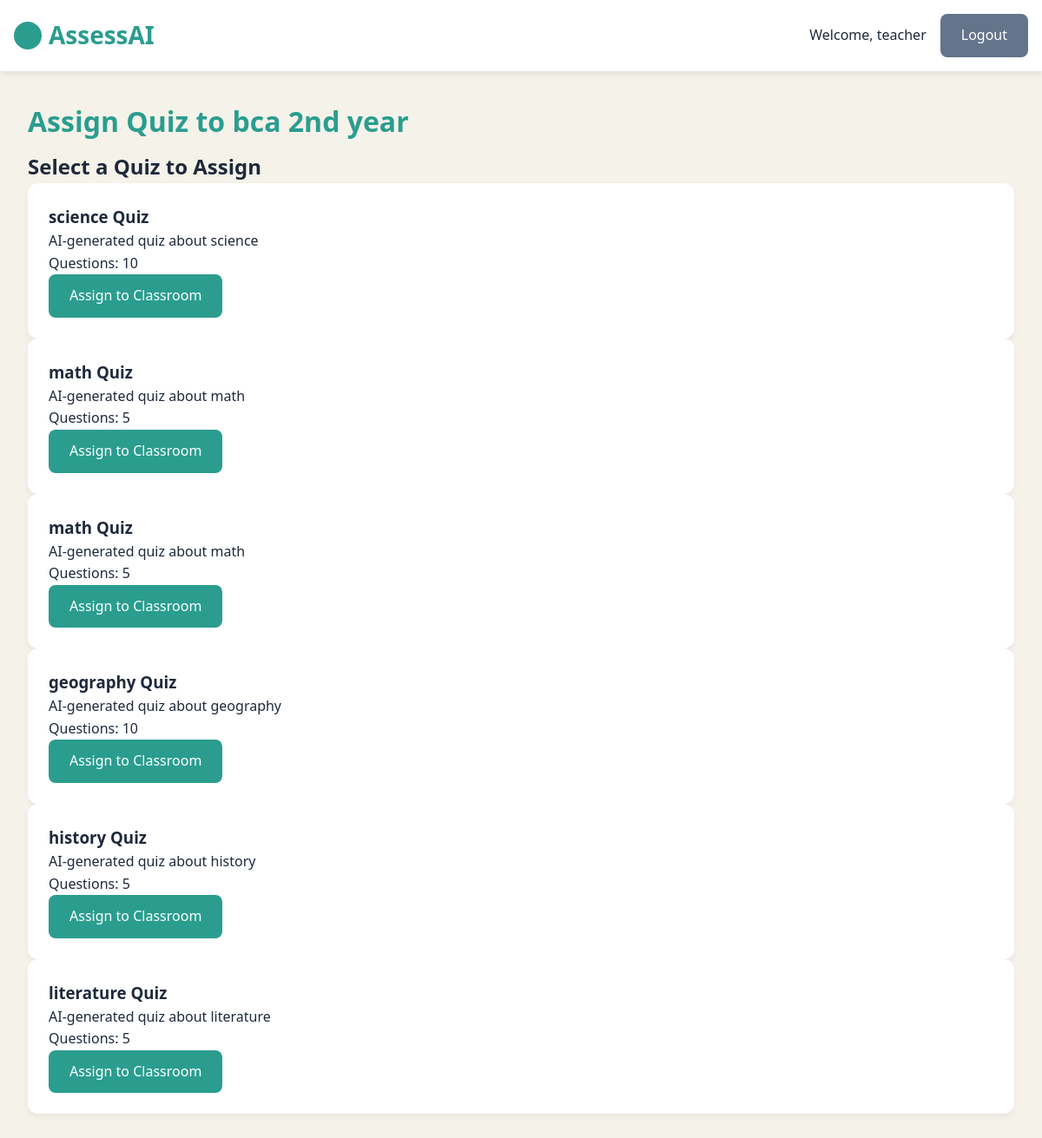
The page /assign-quiz-to-classroom/2 (signed in) on the database its author committed.
### models.py (models this page shows)
class Classroom(db.Model):
    id = db.Column(db.Integer, primary_key=True)
    name = db.Column(db.String(100), nullable=False)
    teacher_id = db.Column(db.Integer, db.ForeignKey('user.id'), nullable=False)
    assignments = db.relationship('QuizAssignment', back_populates='classroom')

class Quiz(db.Model):
    id = db.Column(db.Integer, primary_key=True)
    title = db.Column(db.String(100), nullable=False)
    description = db.Column(db.Text)
    created_date = db.Column(db.DateTime, default=datetime.utcnow)
    difficulty = db.Column(db.String(20), default='medium')
    teacher_id = db.Column(db.Integer, db.ForeignKey('user.id'), nullable=False)
    questions = db.relationship('Question', backref='quiz', lazy='select')
    assigned_classrooms = db.relationship(
        'Classroom',
        secondary=quiz_classroom,
        backref=db.backref('assigned_quizzes', lazy='select')
    )
    assignments = db.relationship('QuizAssignment', back_populates='quiz')

### app.py (the view)
@app.route('/assign-quiz-to-classroom/<int:classroom_id>')
@teacher_required
def assign_quiz_form(classroom_id):
    classroom = Classroom.query.get_or_404(classroom_id)
    if classroom.teacher_id != session['user_id']:
        flash('You do not have permission to assign quizzes to this classroom', 'error')
        return redirect(url_for('classrooms'))
    quizzes = Quiz.query.filter_by(teacher_id=session['user_id']).all()
    return render_template('select_quiz_to_assign.html',
                         classroom=classroom,
                         quizzes=quizzes)

### app.py (called while the page is built)
def teacher_required(f):
    @wraps(f)
    def decorated_function(*args, **kwargs):
        if 'user_id' not in session or session['user_type'] != 'teacher':
            flash('Teacher access required', 'error')
            return redirect(url_for('login'))
        return f(*args, **kwargs)
    return decorated_function

### templates/select_quiz_to_assign.html (shortened to what this page needs)
{% extends 'base.html' %}
{% block content %}
<div class="dashboard-container">
    <h1 class="dashboard-title">Assign Quiz to {{ classroom.name }}</h1>
    <div class="quiz-selection">
        <h2>Select a Quiz to Assign</h2>
        {% if quizzes %}
        <div class="quiz-list">
            {% for quiz in quizzes %}
            <div class="quiz-card">
                <h3>{{ quiz.title }}</h3>
                <p>{{ quiz.description }}</p>
                <p>Questions: {{ quiz.questions|length }}</p>
                <a href="{{ url_for('assign_quiz', quiz_id=quiz.id, classroom_id=classroom.id) }}"
                   class="btn btn-primary">
                    Assign to Classroom
                </a>
            </div>
            {% endfor %}
        </div>
        {% else %}
        <div class="alert alert-info">
            You haven't created any quizzes yet.
            <a href="{{ url_for('create_quiz') }}">Create a quiz first</a>.
        </div>
        {% endif %}
    </div>
</div>
{% endblock %}

### static/css/styles.css (style rules this page uses)
:root { --primary-color: #2A9D8F; --primary-hover: #238277; --secondary-color: #64748b; --background-light: #f5f2e9; --text-color: #1e293b; --accent-color: #e3a046; --error-color: #ef4444; --success-color: #10b981; }
* { box-sizing: border-box; margin: 0; padding: 0; }
body { font-family: 'Segoe UI', system-ui, sans-serif; line-height: 1.6; color: var(--text-color); background-color: var(--background-light); min-height: 100vh; }
.dashboard-container { max-width: 1200px; margin: 0 auto; padding: 20px; }
.dashboard-title { font-size: 2rem; margin-bottom: 10px; color: #333; }
.btn { display: inline-block; padding: 0.75rem 1.5rem; border-radius: 0.5rem; font-weight: 500; text-align: center; text-decoration: none; cursor: pointer; transition: all 0.3s; border: none; }
.btn-primary { background-color: var(--primary-color); color: white; }
.dashboard-container { padding: 2rem; max-width: 1200px; margin: 0 auto; }
.dashboard-title { font-size: 2rem; font-weight: 700; color: var(--primary-color); margin-bottom: 0.5rem; }
.quiz-card, .card, .classroom-card, .action-card { background: white; border-radius: 0.75rem; padding: 1.5rem; box-shadow: 0 4px 6px rgba(0,0,0,0.05); transition: all 0.3s; }

### rows shown on the page
Classroom: name "bca 2nd year"
Quiz: title "science Quiz", description "AI-generated quiz about science", questions|length "10"
Quiz: title "math Quiz", description "AI-generated quiz about math", questions|length "5"
Quiz: title "math Quiz", description "AI-generated quiz about math", questions|length "5"
Quiz: title "geography Quiz", description "AI-generated quiz about geography", questions|length "10"
Quiz: title "history Quiz", description "AI-generated quiz about history", questions|length "5"
Quiz: title "literature Quiz", description "AI-generated quiz about literature", questions|length "5"

### other values the page prints
{{ session.get('name') }} "teacher"
